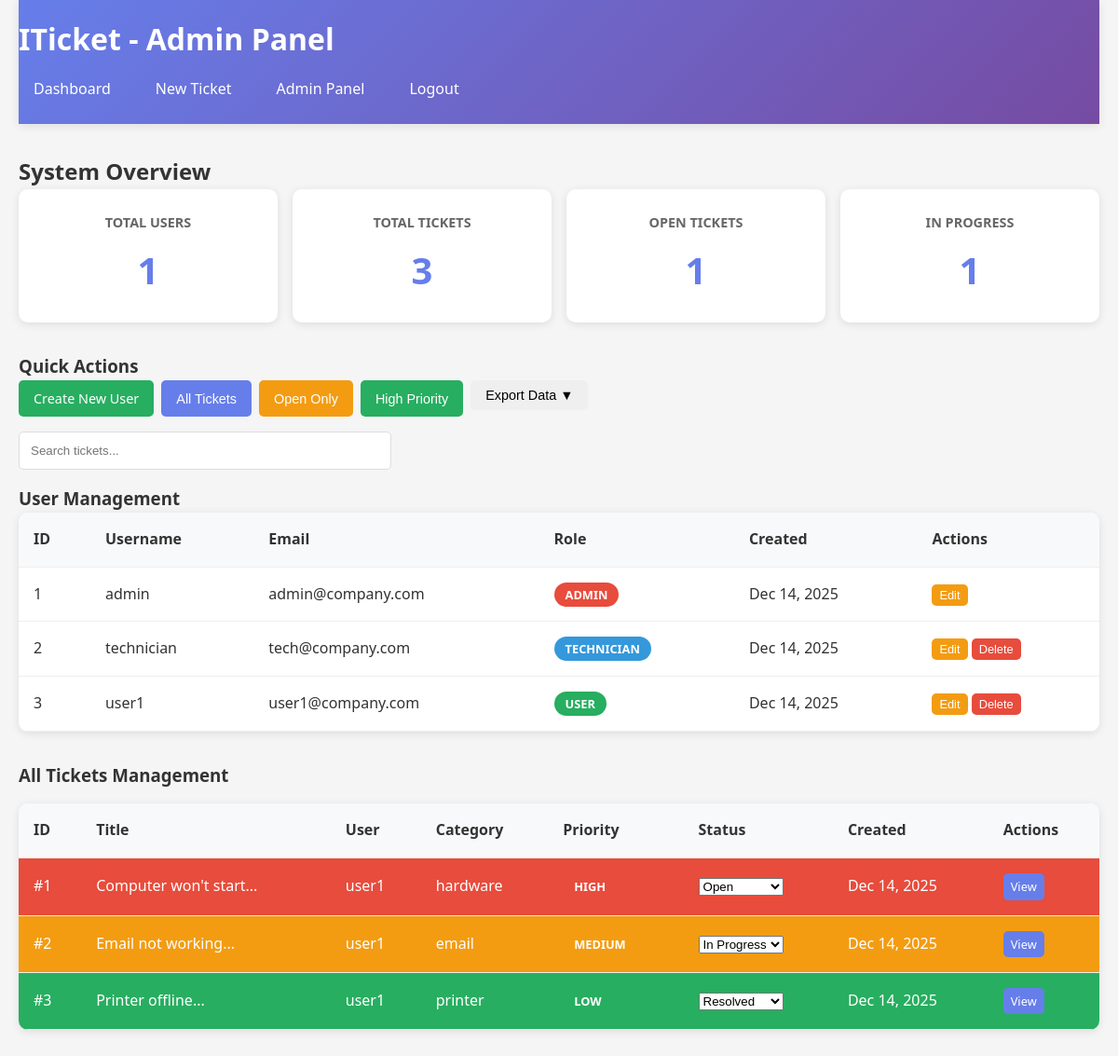
/admin.php (signed in), run on the app's committed database.
### tables this page shows
CREATE TABLE users (
    id INT AUTO_INCREMENT PRIMARY KEY,
    username VARCHAR(50) UNIQUE NOT NULL,
    email VARCHAR(100) UNIQUE NOT NULL,
    password VARCHAR(255) NOT NULL,
    role ENUM('user', 'technician', 'admin') DEFAULT 'user',
    created_at TIMESTAMP DEFAULT CURRENT_TIMESTAMP
);

CREATE TABLE tickets (
    id INT AUTO_INCREMENT PRIMARY KEY,
    user_id INT NOT NULL,
    title VARCHAR(255) NOT NULL,
    description TEXT NOT NULL,
    category ENUM('hardware', 'software', 'network', 'email', 'printer', 'phone', 'security', 'other') NOT NULL,
    priority ENUM('low', 'medium', 'high') NOT NULL,
    status ENUM('open', 'in_progress', 'resolved', 'closed') DEFAULT 'open',
    created_at TIMESTAMP DEFAULT CURRENT_TIMESTAMP,
    updated_at TIMESTAMP NULL ON UPDATE CURRENT_TIMESTAMP,
    FOREIGN KEY (user_id) REFERENCES users(id) ON DELETE CASCADE
);

### includes/functions.php (called while the page is built, shortened)
<?php
function countTicketsByStatus($pdo, $status) {
    $stmt = $pdo->prepare("SELECT COUNT(*) FROM tickets WHERE status = ?");
    $stmt->execute([$status]);
    return $stmt->fetchColumn();
}
?>

### admin.php (the view, shortened to what this page needs)
<?php
require_once 'config/database.php';
require_once 'includes/functions.php';
$stmt = $pdo->prepare("SELECT t.*, u.username, u.email FROM tickets t JOIN users u ON t.user_id = u.id ORDER BY t.created_at DESC");
$stmt->execute();
$all_tickets = $stmt->fetchAll();
$stmt = $pdo->prepare("SELECT COUNT(*) as total_users FROM users WHERE role = 'user'");
$stmt->execute();
$total_users = $stmt->fetchColumn();
$stmt = $pdo->prepare("SELECT COUNT(*) as total_tickets FROM tickets");
$stmt->execute();
$total_tickets = $stmt->fetchColumn();
$stmt = $pdo->prepare("SELECT id, username, email, role, created_at FROM users ORDER BY created_at DESC");
$stmt->execute();
$all_users = $stmt->fetchAll();
?>
<!DOCTYPE html>
<html lang="en">
<head>
    <link rel="stylesheet" href="assets/css/style.css">
</head>
<body>
    <div class="container">
        <header>
            <h1>ITicket - Admin Panel</h1>
            <nav>
                <a href="index.php">Dashboard</a>
                <a href="create_ticket.php">New Ticket</a>
                <a href="admin.php">Admin Panel</a>
                <a href="logout.php">Logout</a>
            </nav>
        </header>
        <main>
            <div class="admin-dashboard">
                <h2>System Overview</h2>
                <div class="stats">
                    <div class="stat-card">
                        <h3>Total Users</h3>
                        <span class="stat-number"><?php echo $total_users; ?></span>
                    </div>
                    <div class="stat-card">
                        <h3>Total Tickets</h3>
                        <span class="stat-number"><?php echo $total_tickets; ?></span>
                    </div>
                    <div class="stat-card">
                        <h3>Open Tickets</h3>
                        <span class="stat-number"><?php echo countTicketsByStatus($pdo, 'open'); ?></span>
                    </div>
                    <div class="stat-card">
                        <h3>In Progress</h3>
                        <span class="stat-number"><?php echo countTicketsByStatus($pdo, 'in_progress'); ?></span>
                    </div>
                </div>
                <div class="admin-controls">
                    <h3>Quick Actions</h3>
                    <div class="action-buttons">
                        <a href="register.php" class="btn btn-success">Create New User</a>
                        <button class="btn btn-primary" onclick="filterTickets('all')">All Tickets</button>
                        <button class="btn btn-warning" onclick="filterTickets('open')">Open Only</button>
                        <button class="btn btn-success" onclick="filterTickets('high')">High Priority</button>
                        <div class="dropdown">
                            <button class="btn btn-secondary dropdown-toggle" onclick="toggleDropdown()">Export Data ▼</button>
                        </div>
                    </div>
                </div>
                <div class="search-section">
                    <input type="text" id="ticket-search" placeholder="Search tickets..." class="search-input">
                </div>
                <div class="users-section">
                    <h3>User Management</h3>
                    <div class="users-table">
                        <table>
                            <thead>
                                <tr>
                                    <th>ID</th>
                                    <th>Username</th>
                                    <th>Email</th>
                                    <th>Role</th>
                                    <th>Created</th>
                                    <th>Actions</th>
                                </tr>
                            </thead>
                            <tbody>
                                <?php foreach ($all_users as $user): ?>
                                    <tr>
                                        <td><?php echo $user['id']; ?></td>
                                        <td><?php echo htmlspecialchars($user['username']); ?></td>
                                        <td><?php echo htmlspecialchars($user['email']); ?></td>
                                        <td>
                                            <span class="role-badge role-<?php echo $user['role']; ?>">
                                                <?php echo ucfirst($user['role']); ?>
                                            </span>
                                        </td>
                                        <td><?php echo date('M j, Y', strtotime($user['created_at'])); ?></td>
                                        <td>
                                            <button class="btn btn-warning btn-sm" onclick="editUser(<?php echo $user['id']; ?>)">Edit</button>
                                            <?php if ($user['id'] != $_SESSION['user_id']): ?>
                                                <button class="btn btn-danger btn-sm" onclick="deleteUser(<?php echo $user['id']; ?>)">Delete</button>
                                            <?php endif; ?>
                                        </td>
                                    </tr>
                                <?php endforeach; ?>
                            </tbody>
                        </table>
                    </div>
                </div>
                <div class="tickets-section">
                    <h3>All Tickets Management</h3>
                    <div class="tickets-table">
                        <table>
                            <thead>
                                <tr>
                                    <th>ID</th>
                                    <th>Title</th>
                                    <th>User</th>
                                    <th>Category</th>
                                    <th>Priority</th>
                                    <th>Status</th>
                                    <th>Created</th>
                                    <th>Actions</th>
                                </tr>
                            </thead>
                            <tbody>
                                <?php foreach ($all_tickets as $ticket): ?>
                                    <tr class="ticket-row" data-status="<?php echo $ticket['status']; ?>" data-priority="<?php echo $ticket['priority']; ?>">
                                        <td>#<?php echo $ticket['id']; ?></td>
                                        <td><?php echo htmlspecialchars(substr($ticket['title'], 0, 50)) . '...'; ?></td>
                                        <td><?php echo htmlspecialchars($ticket['username']); ?></td>
                                        <td><?php echo htmlspecialchars($ticket['category']); ?></td>
                                        <td>
                                            <span class="priority-badge priority-<?php echo $ticket['priority']; ?>">
                                                <?php echo ucfirst($ticket['priority']); ?>
                                            </span>
                                        </td>
                                        <td>
                                            <select class="status-select" data-ticket-id="<?php echo $ticket['id']; ?>">
                                                <option value="open" <?php echo $ticket['status'] === 'open' ? 'selected' : ''; ?>>Open</option>
                                                <option value="in_progress" <?php echo $ticket['status'] === 'in_progress' ? 'selected' : ''; ?>>In Progress</option>
                                                <option value="resolved" <?php echo $ticket['status'] === 'resolved' ? 'selected' : ''; ?>>Resolved</option>
                                            </select>
                                        </td>
                                        <td><?php echo date('M j, Y', strtotime($ticket['created_at'])); ?></td>
                                        <td>
                                            <a href="view_ticket.php?id=<?php echo $ticket['id']; ?>" class="btn btn-primary btn-sm">View</a>
                                        </td>
                                    </tr>
                                <?php endforeach; ?>
                            </tbody>
                        </table>
                    </div>
                </div>
            </div>
        </main>
    </div>
</body>
</html>

### assets/css/style.css (style rules this page uses)
* { margin: 0; padding: 0; box-sizing: border-box; }
body { font-family: 'Segoe UI', Tahoma, Geneva, Verdana, sans-serif; background-color: #f5f5f5; color: #333; line-height: 1.6; }
.container { max-width: 1200px; margin: 0 auto; padding: 0 20px; }
header { background: linear-gradient(135deg, #667eea 0%, #764ba2 100%); color: white; padding: 1rem 0; box-shadow: 0 2px 10px rgba(0,0,0,0.1); }
header h1 { margin-bottom: 0.5rem; font-size: 2rem; }
nav { display: flex; gap: 1rem; flex-wrap: wrap; }
nav a { color: white; text-decoration: none; padding: 0.5rem 1rem; border-radius: 5px; transition: background-color 0.3s; }
main { padding: 2rem 0; }
.stats { display: grid; grid-template-columns: repeat(auto-fit, minmax(200px, 1fr)); gap: 1rem; margin-bottom: 2rem; }
.stat-card { background: white; padding: 1.5rem; border-radius: 10px; box-shadow: 0 2px 10px rgba(0,0,0,0.1); text-align: center; transition: transform 0.3s; }
.stat-card h3 { color: #666; margin-bottom: 0.5rem; font-size: 0.9rem; text-transform: uppercase; }
.stat-number { font-size: 2.5rem; font-weight: bold; color: #667eea; }
.tickets-section h3 { margin-bottom: 1rem; color: #333; }
.priority-high { background-color: #e74c3c; color: white; }
.priority-medium { background-color: #f39c12; color: white; }
.priority-low { background-color: #27ae60; color: white; }
.btn { padding: 0.5rem 1rem; border: none; border-radius: 5px; text-decoration: none; cursor: pointer; font-size: 0.9rem; transition: all 0.3s; display: inline-block; }
.btn-primary { background-color: #667eea; color: white; }
.btn-success { background-color: #27ae60; color: white; }
.btn-warning { background-color: #f39c12; color: white; }
.btn-danger { background-color: #e74c3c; color: white; }
.users-table, .tickets-table { background: white; border-radius: 10px; overflow: hidden; box-shadow: 0 2px 10px rgba(0,0,0,0.1); margin-bottom: 2rem; }
.users-table table, .tickets-table table { width: 100%; border-collapse: collapse; }
.users-table th, .tickets-table th, .users-table td, .tickets-table td { padding: 1rem; text-align: left; border-bottom: 1px solid #eee; }
.users-table th, .tickets-table th { background-color: #f8f9fa; font-weight: bold; color: #333; }
.role-badge { padding: 0.25rem 0.75rem; border-radius: 20px; font-size: 0.8rem; font-weight: bold; text-transform: uppercase; }
.role-admin { background-color: #e74c3c; color: white; }
.role-technician { background-color: #3498db; color: white; }
.role-user { background-color: #27ae60; color: white; }
.priority-badge { padding: 0.25rem 0.75rem; border-radius: 20px; font-size: 0.8rem; font-weight: bold; text-transform: uppercase; }
.btn-sm { padding: 0.25rem 0.5rem; font-size: 0.8rem; }
.action-buttons { display: flex; gap: 0.5rem; flex-wrap: wrap; margin-bottom: 1rem; }
.search-input { width: 100%; max-width: 400px; padding: 0.75rem; border: 1px solid #ddd; border-radius: 5px; margin-bottom: 1rem; }
.users-section, .tickets-section { margin-bottom: 2rem; }
.dropdown { position: relative; display: inline-block; }
.dropdown-toggle { cursor: pointer; }

### data on the page
users: id "1", username "admin", email "admin@company.com", role "ADMIN", created_at "Dec 14, 2025"
users: id "2", username "technician", email "tech@company.com", role "TECHNICIAN", created_at "Dec 14, 2025"
users: id "3", username "user1", email "user1@company.com", role "USER", created_at "Dec 14, 2025"
tickets: id "1", title "Computer won't start", user.username "user1", category "hardware", priority "HIGH", status+id "Open", created_at "Dec 14, 2025"
tickets: id "2", title "Email not working", user.username "user1", category "email", priority "MEDIUM", status+id "In Progress", created_at "Dec 14, 2025"
tickets: id "3", title "Printer offline", user.username "user1", category "printer", priority "LOW", status+id "Resolved", created_at "Dec 14, 2025"

### other printed values
$total_users "1"
$total_tickets "3"
countTicketsByStatus($pdo, 'open') "1"
countTicketsByStatus($pdo, 'in_progress') "1"
